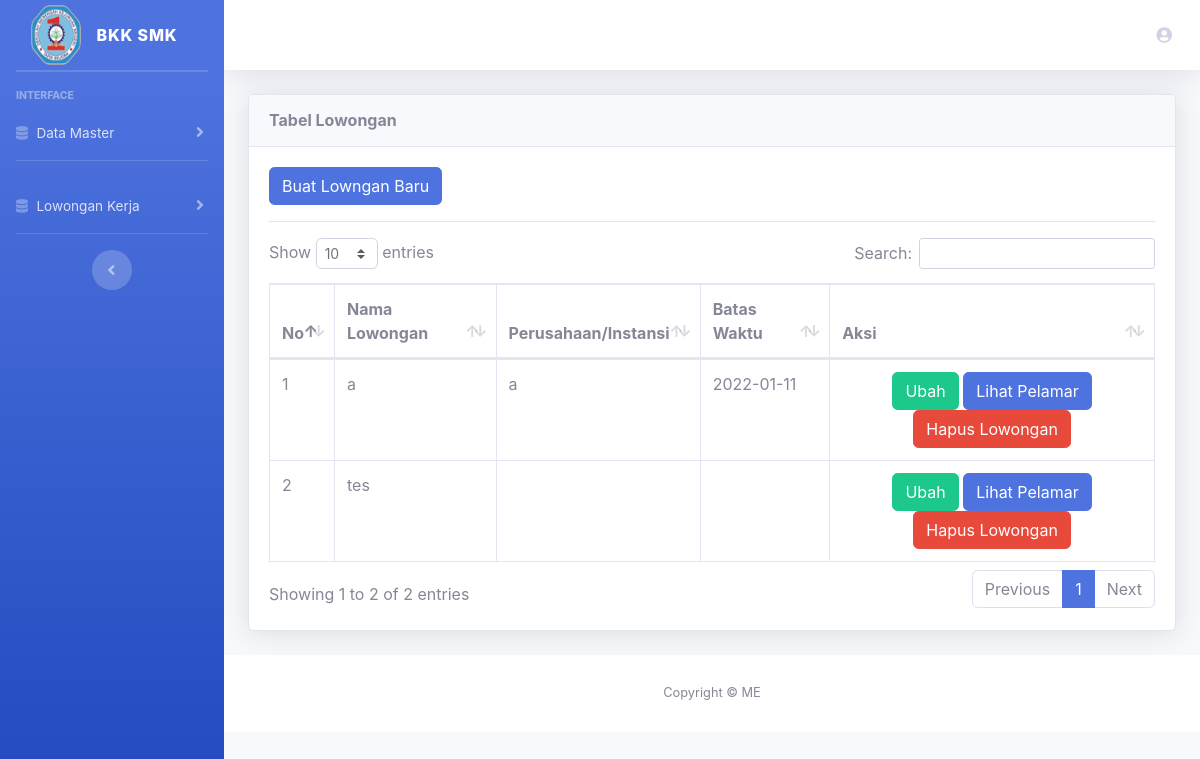
The app's page /index.php/admin/data_lowongan, older data.
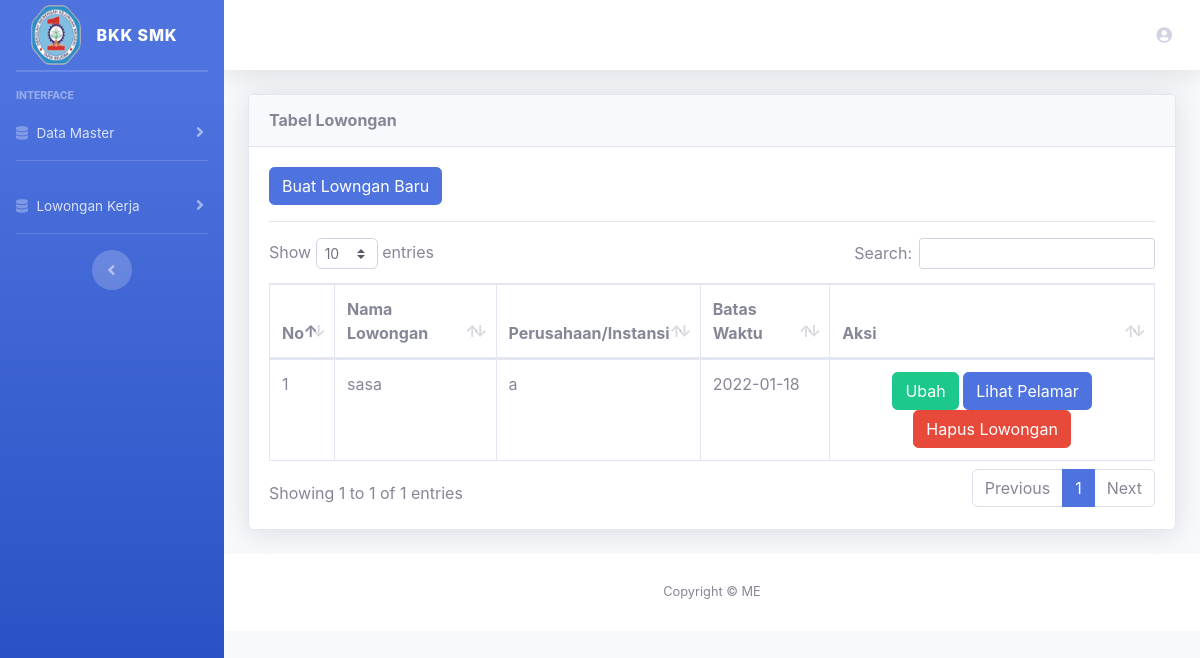
The same page, newer data.
### tables this page shows
CREATE TABLE `lowongan` (
  `id_lowongan` int(11) NOT NULL,
  `nama_lowongan` varchar(100) NOT NULL,
  `isi_lowongan` text NOT NULL,
  `batas_tanggal` varchar(20) NOT NULL,
  `nama_perusahaan` varchar(100) NOT NULL
);

### application/controllers/Admin.php (called while the page is built, shortened)
<?php
class Admin extends CI_Controller
{
    public function __construct()
    {
        $this->load->library('form_validation');
        $this->load->model('lowongan_m');
        $this->load->model('jurusan_m');
        $this->load->model('alumni_m');
    }
    public function data_lowongan()
    {
        $data['judul'] = 'Data Lowongan';
        $data['data'] = $this->lowongan_m->get_all_lowongan();
        $data['nama'] = $this->session->userdata('nama_alumni');
        $this->load->view('template/header', $data);
        $this->load->view('admin/lowongan/data_lowongan', $data);
        $this->load->view('template/footer');
    }
}

### index.php (called while the page is built, shortened)
<?php
require_once BASEPATH.'core/CodeIgniter.php';

### application/models/Lowongan_m.php (called while the page is built, shortened)
<?php
class Lowongan_m extends CI_Model
{
    public function get_all_lowongan()
    {
        $date = ('Y-m-d');
        $this->db->where('batas_tanggal <=', $date);
        $this->db->order_by('id_lowongan', 'DESC');
        return  $this->db->get('lowongan')->result();
    }
}

### application/views/admin/lowongan/data_lowongan.php (the view)
<div class="container-fluid">
    <div class="card shadow mb-4">
        <div class="card-header py-3">
            <h6 class="m-0 font-weight-bold ">Tabel Lowongan</h6>
        </div>
        <div class="card-body">
            <div class="table-responsive">
                <a href="<?= base_url('admin/buat_lowongan_baru') ?>" class="btn btn-primary">Buat Lowngan Baru</a>
                <hr>
                <table class="table table-bordered" id="dataTable" width="100%" cellspacing="0">
                    <thead>
                        <tr>
                            <th>No</th>
                            <th>Nama Lowongan</th>
                            <th>Perusahaan/Instansi</th>
                            <th>Batas Waktu</th>
                            <th>Aksi</th>
                        </tr>
                    </thead>
                    <tbody>
                        <?php
                        $nomor = 1;
                        foreach ($data as $x) { ?>
                            <tr>
                                <td><?= $nomor++; ?></td>
                                <td><?= $x->nama_lowongan; ?></td>
                                <td><?= $x->nama_perusahaan; ?></td>
                                <td><?= $x->batas_tanggal; ?></td>
                                <td align="center">
                                    <a href="<?= base_url('admin/edit_lowongan/' . $x->id_lowongan) ?>" class="btn btn-success">Ubah</a>
                                    <a href="<?= base_url('admin/pengajuan_ditolak/' . $x->id_lowongan) ?>" class="btn btn-primary">Lihat Pelamar</a>
                                    <a href="<?= base_url('admin/hapus_lowongan/' . $x->id_lowongan) ?>" onclick="return confirm('Yakin Hapus?')" class="btn btn-danger">Hapus Lowongan</a>
                                </td>
                            </tr>
                        <?php } ?>
                    </tbody>
                </table>
            </div>
        </div>
    </div>
</div>

### application/views/template/header.php (shortened to what this page needs)
<!DOCTYPE html>
<html lang="en">
<head>
  <link href="<?= base_url('assets') ?>/vendor/fontawesome-free/css/all.min.css" rel="stylesheet" type="text/css">
  <link href="<?= base_url('assets') ?>/css/sb-admin-2.min.css" rel="stylesheet">
  <link href="<?= base_url('assets') ?>/vendor/datatables/dataTables.bootstrap4.min.css" rel="stylesheet">
</head>
<body id="page-top">
  <body id="page-top">
    <div id="wrapper">
      <ul class="navbar-nav bg-gradient-primary sidebar sidebar-dark accordion" id="accordionSidebar">
        <a class="sidebar-brand d-flex align-items-center justify-content-center" href="<?= base_url('admin') ?>">
          <div class="sidebar-brand-icon">
            <img src="<?= base_url('assets/logo.png'); ?>" width="50" height="60" alt="Logo Pemda-Tapin">
          </div>
          <div class="sidebar-brand-text mx-3">BKK SMK</div>
        </a>
        <hr class="sidebar-divider my-0">
        <hr class="sidebar-divider">
        <div class="sidebar-heading">
          Interface
        </div>
        <li class="nav-item">
          <a class="nav-link collapsed" href="#" data-toggle="collapse" data-target="#collapseUtilities" aria-expanded="true" aria-controls="collapseUtilities">
            <i class="fas fa-database"></i>
            <span>Data Master</span>
          </a>
        </li>
        <hr class="sidebar-divider d-none d-md-block">
        <li class="nav-item">
          <a class="nav-link collapsed" href="#" data-toggle="collapse" data-target="#Pengajuan" aria-expanded="true" aria-controls="Pengajuan">
            <i class="fas fa-database"></i>
            <span>Lowongan Kerja</span>
          </a>
        </li>
        <hr class="sidebar-divider d-none d-md-block">
        <div class="text-center d-none d-md-inline">
          <button class="rounded-circle border-0" id="sidebarToggle"></button>
        </div>
      </ul>
      <div id="content-wrapper" class="d-flex flex-column">
        <div id="content">
          <nav class="navbar navbar-expand navbar-light bg-white topbar mb-4 static-top shadow">
            <ul class="navbar-nav ml-auto">
              <li class="nav-item dropdown no-arrow">
                <a class="nav-link dropdown-toggle" href="#" id="userDropdown" role="button" data-toggle="dropdown" aria-haspopup="true" aria-expanded="false">
                  <i class="fas fa-user-circle"></i>
                </a>
              </li>
            </ul>
          </nav>

### application/views/template/footer.php (shortened to what this page needs)
<footer class="sticky-footer bg-white">
  <div class="container my-auto">
    <div class="copyright text-center my-auto">
      <span>Copyright &copy; ME</span>
    </div>
  </div>
</footer>
</div>
</div>
</body>
</html>

Row changes from the older to the newer data that the page shows:
removed lowongan: nama_lowongan "a", nama_perusahaan "a", batas_tanggal "2022-01-11"
removed lowongan: nama_lowongan "tes"
added lowongan: nama_lowongan "sasa", nama_perusahaan "a", batas_tanggal "2022-01-18"
Text that changed along with them:
text written by a page script: "Show entries Search: Showing 1 to 2 of 2 entries Previous 1 Next" → "Show entries Search: Showing 1 to 1 of 1 entries Previous 1 Next"
